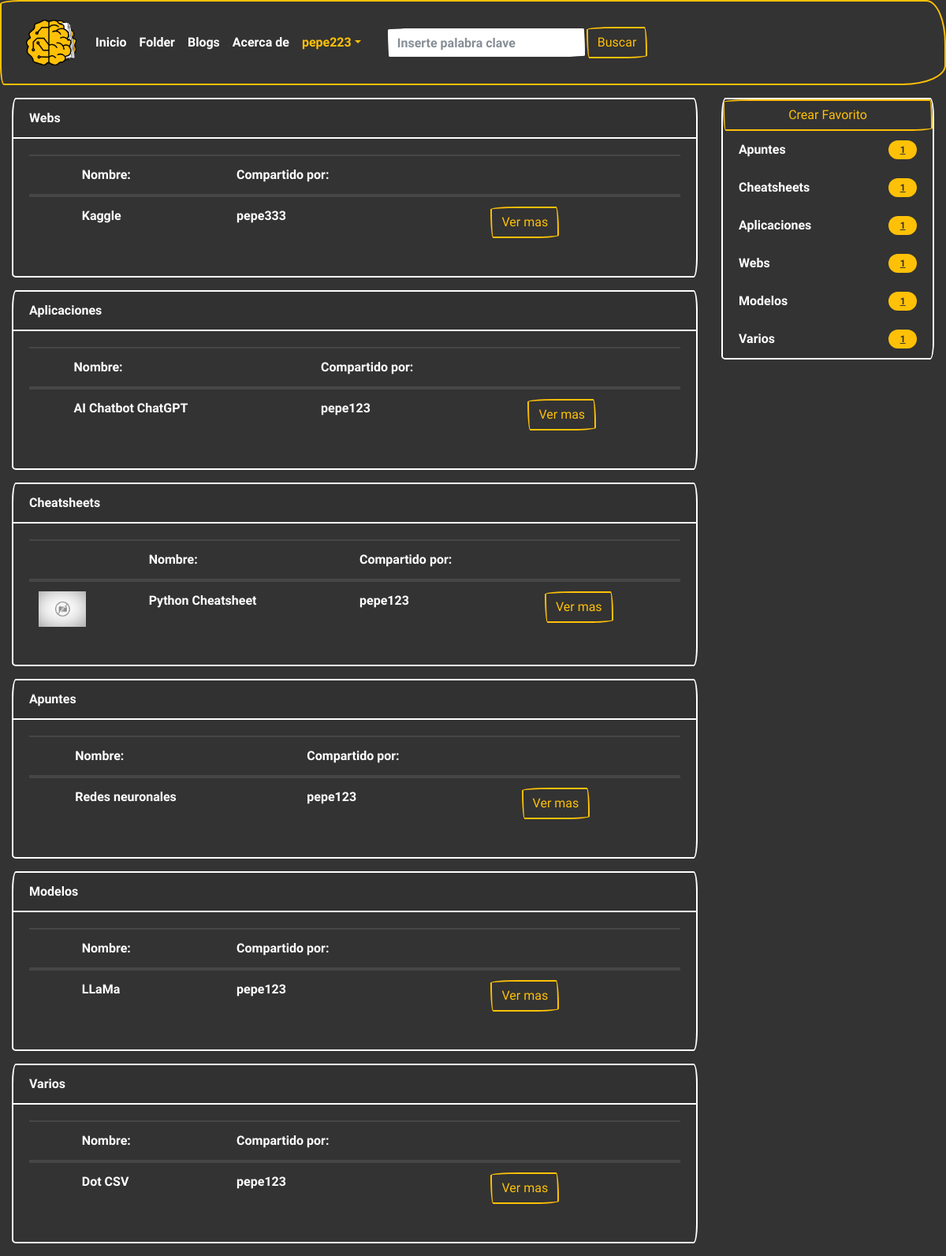
Screenshot of /explore/ (signed in) with the database file from the repository.
### folder/models.py (models this page shows, shortened)
class Fav(models.Model):
    nombre = models.CharField(max_length=100)
    tipo = models.CharField(
        max_length=20,
        choices=OPCIONES_TIPOS,
        default='Aplicacion'
    )
    descripcion = models.TextField(max_length=1000, default="")
    claves = models.CharField(max_length=100)
    url = models.URLField(max_length=250)
    user = models.ForeignKey(User, on_delete=models.CASCADE)
    imagen = models.URLField(max_length=250, default="")

### folder/views.py (the view)
# urls.py: path('explore/', views.explore, name='explore'),
def explore(request):
    favs = Fav.objects.all()
    cheatsheets = favs.filter(tipo__icontains="CheatSheet")
    cantidad_cheatsheets = cheatsheets.count()
    webs = favs.filter(tipo__icontains="Web")
    cantidad_webs = webs.count()
    aplicaciones = favs.filter(tipo__icontains="Aplicacion")
    cantidad_aplicaciones = aplicaciones.count()
    apuntes = favs.filter(tipo__icontains="Apunte")
    cantidad_apuntes = apuntes.count()
    modelos = favs.filter(tipo__icontains="Modelo")
    cantidad_modelos = modelos.count()
    varios = favs.filter(tipo__icontains="Varios")
    cantidad_varios = varios.count()
    return render(request, 'explore.html', {"cheatsheets": cheatsheets, 'cantidad_cheatsheets': cantidad_cheatsheets, 'webs': webs, 'cantidad_webs': cantidad_webs, 'aplicaciones': aplicaciones, 'cantidad_aplicaciones': cantidad_aplicaciones, 'apuntes': apuntes, 'cantidad_apuntes': cantidad_apuntes, 'modelos': modelos, 'cantidad_modelos': cantidad_modelos, 'varios': varios, 'cantidad_varios': cantidad_varios})

### templates/explore.html (shortened to what this page needs)
{% extends "base.html" %}
{% load static %}
{% block contenido %}
<div class="container-fluid" style="width: 100%">
    <div class="row">
        <div class="col-lg-9 col-sm-12">
            {% if webs %}
            <div class="card border-white bg-primary text-white mb-3">
                <div class="card-header">Webs</div>
                <div class="card-body">
                    <table class="table table-dark">
                        <thead>
                            <tr>
                                <th scope="col"></th>
                                <th scope="col">Nombre:</th>
                                <th scope="col">Compartido por:</th>
                                <th scope="col"></th>
                            </tr>
                        </thead>
                        <tbody>
                            {% for web in webs %}
                            <tr>
                                <td>
                                </td>
                                <td>{{web.nombre}}</td>
                                <td>{{web.user}}</td>
                                <td>
                                    <a class='btn btn-outline-warning' href="{%url 'detail_fav' web.id %}">Ver
                                        mas</a>
                                </td>
                            </tr>
                            {% endfor %}
                        </tbody>
                    </table>
                </div>
            </div>
            {% endif %}
            {% if aplicaciones %}
            <div class="card border-white bg-primary text-white mb-3">
                <div class="card-header">Aplicaciones</div>
                <div class="card-body">
                    <table class="table table-dark">
                        <thead>
                            <tr>
                                <th scope="col"></th>
                                <th scope="col">Nombre:</th>
                                <th scope="col">Compartido por:</th>
                                <th scope="col"></th>
                            </tr>
                        </thead>
                        <tbody>
                            {% for aplicacion in aplicaciones %}
                            <tr>
                                <td>
                                </td>
                                <td>{{aplicacion.nombre}}</td>
                                <td>{{aplicacion.user}}</td>
                                <td>
                                    <a class='btn btn-outline-warning' href="{%url 'detail_fav' aplicacion.id %}">Ver
                                        mas</a>
                                </td>
                            </tr>
                            {% endfor %}
                        </tbody>
                    </table>
                </div>
            </div>
            {% endif %}
            {% if cheatsheets %}
            <div class="card border-white bg-primary text-white mb-3">
                <div id='cheatsheets' class="card-header">Cheatsheets</div>
                <div class="card-body">
                    <table class="table table-dark">
                        <thead>
                            <tr>
                                <th scope="col"></th>
                                <th scope="col">Nombre:</th>
                                <th scope="col">Compartido por:</th>
                                <th scope="col"></th>
                            </tr>
                        </thead>
                        <tbody>
                            {% for cheatsheet in cheatsheets %}
                            <tr>
                                <td>
                                    {% if cheatsheet.imagen %}
                                    <img src="{{cheatsheet.imagen}}" style="width:60px" alt="">
                                    {% else %}
                                    <img src="{% static 'img/sin_imagen.jpeg' %}" style="width:60px" alt="">
                                    {% endif %}
                                </td>
                                <td>{{cheatsheet.nombre}}</td>
                                <td>{{cheatsheet.user}}</td>
                                <td>
                                    <a class='btn btn-outline-warning' href="{%url 'detail_fav' cheatsheet.id %}">Ver
                                        mas</a>
                                </td>
                            </tr>
                            {% endfor %}
                        </tbody>
                    </table>
                </div>
            </div>
            {% endif %}
            {% if apuntes %}
            <div class="card border-white bg-primary text-white mb-3">
                <div id='apuntes' class="card-header">Apuntes</div>
                <div class="card-body">
                    <table class="table table-dark">
                        <thead>
                            <tr>
                                <th scope="col"></th>
                                <th scope="col">Nombre:</th>
                                <th scope="col">Compartido por:</th>
                                <th scope="col"></th>
                            </tr>
                        </thead>
                        <tbody>
                            {% for apunte in apuntes %}
                            <tr>
                                <td>
                                </td>
                                <td>{{apunte.nombre}}</td>
                                <td>{{apunte.user}}</td>
                                <td>
                                    <a class='btn btn-outline-warning' href="{%url 'detail_fav' apunte.id %}">Ver
                                        mas</a>
                                </td>
                            </tr>
                            {% endfor %}
                        </tbody>
                    </table>
                </div>
            </div>
            {% endif %}
            {% if modelos %}
            <div class="card border-white bg-primary text-white mb-3">
                <div id='modelos' class="card-header">Modelos</div>
                <div class="card-body">
                    <table class="table table-dark">
                        <thead>
                            <tr>
                                <th scope="col"></th>
                                <th scope="col">Nombre:</th>
                                <th scope="col">Compartido por:</th>
                                <th scope="col"></th>
                            </tr>
                        </thead>
                        <tbody>
                            {% for modelo in modelos %}
                            <tr>
                                <td>
                                </td>
                                <td>{{modelo.nombre}}</td>
                                <td>{{modelo.user}}</td>
                                <td>
                                    <a class='btn btn-outline-warning' href="{%url 'detail_fav' modelo.id %}">Ver
                                        mas</a>
                                </td>
                            </tr>
                            {% endfor %}
                        </tbody>
                    </table>
                </div>
            </div>
            {% endif %}
            {% if varios %}
            <div class="card border-white bg-primary text-white mb-3">
                <div id='varios' class="card-header">Varios</div>
                <div class="card-body">
                    <table class="table table-dark">
                        <thead>
                            <tr>
                                <th scope="col"></th>
                                <th scope="col">Nombre:</th>
                                <th scope="col">Compartido por:</th>
                                <th scope="col"></th>
                            </tr>
                        </thead>
                        <tbody>
                            {% for item in varios %}
                            <tr>
                                <td>
                                </td>
                                <td>{{item.nombre}}</td>
                                <td>{{item.user}}</td>
                                <td>
                                    <a class='btn btn-outline-warning' href="{%url 'detail_fav' item.id %}">Ver
                                        mas</a>
                                </td>
                            </tr>
                            {% endfor %}
                        </tbody>
                    </table>
                </div>
            </div>
            {% endif %}
        </div>
        <div class="col-lg-3">
            <ul class="list-group card border-white bg-primary text-white mb-3 position-sticky" style="top: 2rem">
                <li>
                    <a class="btn btn-outline-warning w-100" href="{% url 'create_fav'%}"> Crear Favorito </a>
                </li>
                <a href="#apuntes">
                    <li
                        class="list-group-item d-flex justify-content-between align-items-center border-white bg-primary text-white">
                        Apuntes
                        <span class="badge bg-warning rounded-pill text-primary">{{cantidad_apuntes}}</span>
                    </li>
                </a>
                <a href="#cheatsheets">
                    <li
                        class="list-group-item d-flex justify-content-between align-items-center border-white bg-primary text-white">
                        Cheatsheets
                        <span class="badge bg-warning rounded-pill text-primary">{{cantidad_cheatsheets}}</span>
                    </li>
                </a>
                <a href="#aplicaciones">
                    <li
                        class="list-group-item d-flex justify-content-between align-items-center border-white bg-primary text-white">
                        Aplicaciones
                        <span class="badge bg-warning rounded-pill text-primary">{{cantidad_aplicaciones}}</span>
                    </li>
                </a>
                <a href="#webs">
                    <li
                        class="list-group-item d-flex justify-content-between align-items-center border-white bg-primary text-white">
                        Webs
                        <span class="badge bg-warning rounded-pill text-primary">{{cantidad_webs}}</span>
                    </li>
                </a>
                <a href="#modelos">
                    <li
                        class="list-group-item d-flex justify-content-between align-items-center border-white bg-primary text-white">
                        Modelos
                        <span class="badge bg-warning rounded-pill text-primary">{{cantidad_modelos}}</span>
                    </li>
                </a>
                <a href="#varios">
                    <li
                        class="list-group-item d-flex justify-content-between align-items-center border-white bg-primary text-white">
                        Varios
                        <span class="badge bg-warning rounded-pill text-primary">{{cantidad_varios}}</span>
                    </li>
                </a>
            </ul>
        </div>
    </div>
</div>
{% endblock contenido %}

### templates/base.html (shortened to what this page needs)
<!DOCTYPE html>
<html lang="es">
<head>
    {% load static %}
    <link rel="stylesheet" href="https://cdn.jsdelivr.net/npm/bootswatch@4.5.2/dist/sketchy/bootstrap.min.css"
>
</head>
<body>
    <header>
        <nav class="navbar navbar-expand-lg navbar-dark bg-primary border-warning">
            <div class="container-fluid">
                <a class="navbar-brand" href="{%url 'home'%}"><img style="width:4rem;margin:0px"
                        src="{%static 'img/aifolder.png'%}" alt="" srcset=""></a>
                <div class="collapse navbar-collapse" id="navbarColor01">
                    <ul class="navbar-nav me-auto">
                        <li class="nav-item">
                            <a class="nav-link active" href="{%url 'home'%}">Inicio</a>
                        </li>
                        <li class="nav-item">
                            <a class="nav-link" href="{%url 'explore'%}">Folder</a>
                        </li>
                        <li class="nav-item">
                            <a class="nav-link" href="{%url 'blog'%}">Blogs</a>
                        </li>
                        <li class="nav-item">
                            <a class="nav-link" href="{%url 'about'%}">Acerca de</a>
                        </li>
                        {% if user.is_authenticated %}
                        <li class="nav-item dropdown">
                            <a class="nav-link dropdown-toggle text-warning" data-bs-toggle="dropdown" href="#"
                                role="button" aria-haspopup="true" aria-expanded="false">{{user}}</a>
                        </li>
                        {% endif %}
                    </ul>
                    <form class="d-flex" action="{% url 'search' %}" method="GET">
                        <div class="form">
                            <div class="d-flex m-4">
                                <input type="text" class="form-control" id="claves" name="claves"
                                    placeholder="Inserte palabra clave" required><button
                                    class="btn btn-outline-warning text-secoundary my-2 my-sm-0" type="submit"
                                    class="btn btn-primary">Buscar</button>
                            </div>
                        </div>
                    </form>
                </div>
            </div>
        </nav>
    </header>
    <main>
        <div style="margin-top: 1rem">
            {% block contenido %}
            {% endblock contenido %}
        </div>
    </main>
</body>
</html>

### templates/base.html (style rules this page uses)
body { margin: 0px; border: 0px; padding: 0px; background: #333333; }

### rows the page displays
Fav: nombre "Kaggle", user "pepe333"
Fav: nombre "AI Chatbot ChatGPT", user "pepe123"
Fav: nombre "Python Cheatsheet", user "pepe123"
Fav: nombre "Redes neuronales", user "pepe123"
Fav: nombre "LLaMa", user "pepe123"
Fav: nombre "Dot CSV", user "pepe123"

### other values shown
{{ user }} "pepe223"
{{ cantidad_apuntes }} "1"
{{ cantidad_cheatsheets }} "1"
{{ cantidad_aplicaciones }} "1"
{{ cantidad_webs }} "1"
{{ cantidad_modelos }} "1"
{{ cantidad_varios }} "1"
